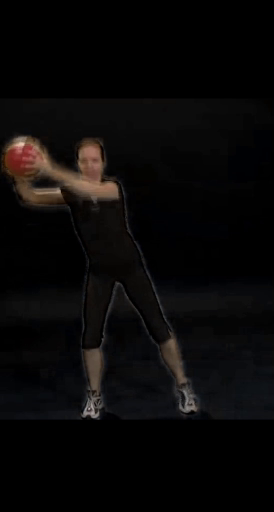
#> input picture images2/image1.png, 274 x 512 px, found by its file name
$ python canny.py
#> lines starting #> are read from the running program, lines starting #| are printed output that depends on the picture; after the words box and inside, x2 and y2 are one past the last pixel; in counts of white or black regions, pixels touching at a corner belong together
#> further down, image is the input picture: shape (512, 274, 3); mean B, G, R 8, 8.2, 9.5
#-*- coding:utf-8 -*-
import numpy as np
import cv2
from ctypes import *

def findMeshPoints(img):
	grayimg = cv2.GaussianBlur(img,(3,3),0)
	canny = cv2.Canny(grayimg, 150, 200)
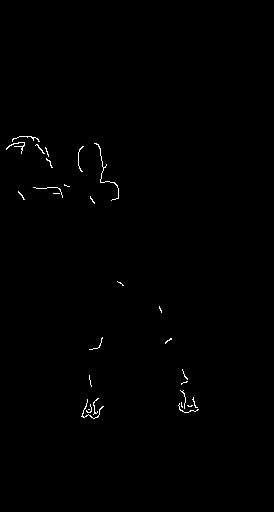
#> canny: shape (512, 274); 0.44% white in thin lines or dots, all inside (x1, y1, x2, y2) = (6, 136, 199, 419)
	cv2.imwrite("canny.png",canny)
	canny=np.nonzero(canny)
#> canny = 614 positions, rows 136 to 418, columns 6 to 198

	'''
	y_min=canny[0][0]
	y_max=canny[0][canny[0].size-1]
	step=20
	points=[]
	current_index=0
	canny_temp=canny

	while(y_min<y_max):
		y_temp=y_min+step/2
		canny_y=np.extract(canny_temp[0]<=y_temp,canny_temp[0])
		index=canny_y.size
		canny_x=canny_temp[1][0:index-1]
		canny_temp=np.array([canny_temp[0][index:],canny_temp[1][index:]])
		y_min=y_temp

		canny_x_sorted=np.sort(canny_x)
		x_min=canny_x_sorted[0]
		x_max=canny_x_sorted[-1]
		current_index_temp=0
		while(x_min<x_max):
			x_temp=x_min+step
			canny_x_temp=np.extract(canny_x<=x_temp,canny_x)
			canny_x_temp=np.extract(canny_x_temp>=x_min,canny_x_temp)
			if canny_x_temp.size!=0:
				#print canny_y_temp
				#print current_index,current_index_temp,canny_y_temp.size,current_index+current_index_temp+canny_y_temp[int(canny_y_temp.size/2)]-1
				canny_x_sort=np.argsort(canny_x_temp)
				points.append(current_index+current_index_temp+canny_x_sort[int(canny_x_sort.size/2)])
				current_index_temp=current_index_temp+canny_x_temp.size
			x_min=x_temp
		current_index=current_index+index
	for point in points[0:len(points)-1]:
		cv2.circle(img,(canny[1][point],canny[0][point]),2,(0,0,255),-1)
	'''
	size=img.shape
#> size = (512, 274, 3)
	step=20
	shortestDis=np.full((int(size[1]/step+1),int(size[0]/step)+1),step*step/2)
	shortestPosition=np.full((int(size[1]/step+1),int(size[0]/step+1),2),0)
	for i in range(canny[0].size):
		cage_y=int(canny[0][i]/step)
		cage_x=int(canny[1][i]/step)
		center=((cage_x+0.5)*step,(cage_y+0.5)*step)
		distance=(canny[1][i]-center[0])**2+(canny[0][i]-center[1])**2
		if(distance<shortestDis[cage_x][cage_y]):
			shortestPosition[cage_x][cage_y]=(canny[1][i],canny[0][i])
			shortestDis[cage_x][cage_y]=distance
#> this loop made 614 passes
#> (cage_y, cage_x, center, distance) on passes 1 to 3: (6, 0, (10, 130), 117), (6, 1, (30, 130), 136), (6, 1, (30, 130), 117)
	for x in range(int(size[1]/step+1)):
		for y in range(int(size[0]/step+1)):
			if ((shortestPosition[x][y][0]==0) & (shortestPosition[x][y][1]==0)):
				shortestPosition[x][y]=((x+0.5)*step,(y+0.5)*step)
			cv2.circle(img,(int(shortestPosition[x][y][0]),int(shortestPosition[x][y][1])),2,(0,0,255),-1)
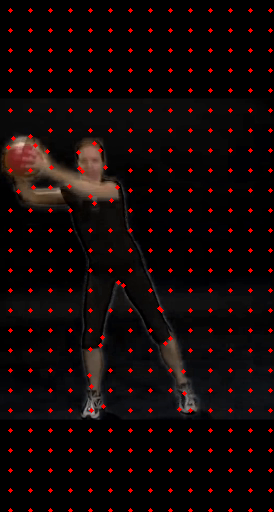
#> img: shape (512, 274, 3); 3.36% of pixels changed, all inside (x1, y1, x2, y2) = (6, 8, 273, 512)

	cv2.imwrite("meshPoints.png",img)


image = cv2.imread('../../images/image1.png')

findMeshPoints(image)
#print np.argsort(canny[1])

'''
#读取图片
img = cv2.imread('image45.png')
gray = cv2.cvtColor(img,cv2.COLOR_BGR2GRAY)
ret, binary = cv2.threshold(gray,250,255,cv2.THRESH_BINARY)

contours, hierarchy = cv2.findContours(binary,cv2.RETR_TREE,cv2.CHAIN_APPROX_SIMPLE)

new_contours=np.reshape(contours[1],(1,contours[1].size/2,2))[0]
for contour in contours[2:]:
	contour=np.reshape(contour,(1,contour.size/2,2))[0]
	new_contours=np.append(contour,new_contours,axis=0)
print new_contours
'''
'''
sample_contour=np.array([])
for i in range(new_contours.size/10):
	result=findMinMax(new_contours,i*5)
	print result
	if result:
		sample_contour=np.append(result[0],sample_contour)
		sample_contour=np.append(result[1],sample_contour)

print sample_contour
#print np.reshape(contour,(contour.size/2,1,2))
'''
'''
#创建白色幕布
temp = np.ones(binaryImg.shape,np.uint8)*255
#画出轮廓：temp是白色幕布，contours是轮廓，-1表示全画，然后是颜色，厚度
cv2.drawContours(temp,contours,-1,(0,255,0),1)

cv2.imshow("contours",temp)
cv2.waitKey(0)
cv2.destroyAllWindows()
'''
